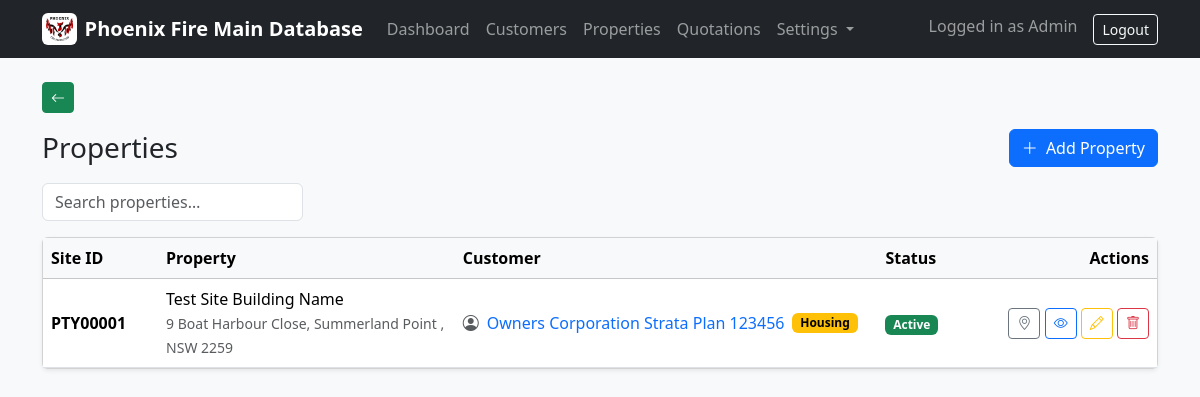
The app's page /properties/ (signed in) with its own data.
### company/models.py (models this page shows, shortened)
class ClientProfile(models.Model):
    company_logo = models.ImageField(upload_to="company/logo/", blank=True, null=True)
    legal_company_name = models.CharField(max_length=255, blank=True)
    trading_name = models.CharField(max_length=255, blank=True)
    company_address = models.TextField(blank=True)
    company_phone = models.CharField(max_length=50, blank=True)
    company_email = models.EmailField(blank=True)
    company_abn = models.CharField(max_length=50, blank=True)
    company_acn = models.CharField(max_length=50, blank=True)
    accounts_phone = models.CharField(max_length=50, blank=True)
    accounts_email = models.EmailField(blank=True)
    updated_at = models.DateTimeField(auto_now=True)
    class Meta:
        verbose_name = "Client Profile"
        verbose_name_plural = "Client Profile"
    @classmethod
    def get_solo(cls):
        obj, _ = cls.objects.get_or_create(pk=1)
        return obj

### properties/models.py (models this page shows, shortened)
class Property(models.Model):
    ACCESS_CHOICES = [
        ("unrestricted", "Unrestricted"),
        ("office", "Keys Held In Office"),
        ("key", "Keys Required"),
        ("site_contact", "Site Contact"),
        ("lock_box", "Lock Box Code"),
        ("other", "Other"),
    ]
    site_id = models.CharField(
        max_length=8,
        unique=True,
        editable=False,
        blank=True,
        db_index=True,
    )
    strata_plan = models.CharField(max_length=100, blank=True)
    sor_site_id = models.CharField(max_length=100, blank=True)
    building_name = models.CharField(max_length=200)
    street = models.CharField(max_length=200)
    city = models.CharField(max_length=100)
    state = models.CharField(max_length=50, blank=True)
    post_code = models.CharField(max_length=20, blank=True)
    active_status = models.BooleanField(default=True)
    customer = models.ForeignKey(
        Customer,
        on_delete=models.PROTECT,
        related_name="properties",
        null=True,
        blank=True,
    )
    fire_coordinator = models.CharField(max_length=150, blank=True)
    fire_coordinator_email = models.EmailField(blank=True)
    fire_coordinator_phone = models.CharField(max_length=50, blank=True)
    afss_due_date = models.DateField(null=True, blank=True)
    levels_above_ground = models.PositiveIntegerField(null=True, blank=True)
    levels_below_ground = models.PositiveIntegerField(null=True, blank=True)
    access_details = models.CharField(
        max_length=50,
        choices=ACCESS_CHOICES,
        blank=True,
    )
    access_code = models.CharField(max_length=50, blank=True)
    site_contact = models.CharField(max_length=150, blank=True)
    contact_phone = models.CharField(max_length=50, blank=True)
    site_notes = models.TextField(blank=True)
    technician_notes = models.TextField(blank=True)
    PREFIX = "PTY"
    PAD = 5

### customers/models.py (models this page shows, shortened)
class Customer(models.Model):
    TYPE_STRATA = "Strata"
    TYPE_GOV = "Government"
    TYPE_HOUSING = "Housing"
    TYPE_OTHER = "Other"
    CUSTOMER_TYPE_CHOICES = [
        (TYPE_STRATA, "Strata"),
        (TYPE_GOV, "Government"),
        (TYPE_HOUSING, "Housing"),
        (TYPE_OTHER, "Other"),
    ]
    customer_name = models.CharField(max_length=200)
    customer_address = models.TextField(blank=True, default="")
    billing_email = models.EmailField(blank=True, default="")
    add_email = models.EmailField(blank=True, default="")
    customer_main_phone = models.CharField(max_length=50, blank=True, default="")
    add_phone = models.CharField(max_length=50, blank=True, default="")
    customer_contact_name = models.CharField(max_length=200, blank=True, default="")
    customer_abn_acn = models.CharField(max_length=50, blank=True, default="")
    customer_type = models.CharField(
        max_length=20,
        choices=CUSTOMER_TYPE_CHOICES,
        default=TYPE_OTHER,
    )
    is_active = models.BooleanField(default=True)
    notes = models.TextField(blank=True, default="")
    created_at = models.DateTimeField(auto_now_add=True)
    class Meta:
        ordering = ["customer_name"]

### properties/views.py (the view, shortened to what this page needs)
# urls.py: path("", PropertyListView.as_view(), name="list"),
class PropertyListView(ListView):
    model = Property
    template_name = "properties/property_list.html"
    context_object_name = "items"
    def get_queryset(self):
        qs = Property.objects.select_related("customer").order_by("site_id")
        q = self.request.GET.get("q")
        return qs
    def get_context_data(self, **kwargs):
        context = super().get_context_data(**kwargs)
        context["q"] = self.request.GET.get("q", "")
        return context

### company/context_processors.py (called while the page is built)
def client_profile(request):
    try:
        return {"client_profile": ClientProfile.get_solo()}
    except Exception:
        return {"client_profile": None}

### templates/properties/property_list.html (shortened to what this page needs)
{% extends "base.html" %}
{% block content %}
<div class="d-flex justify-content-between align-items-center mb-3">
  <h1 class="h3 mb-0">Properties</h1>
  <a href="{% url 'properties:create' %}" class="btn btn-primary">
    <i class="bi bi-plus-lg me-1"></i>
    Add Property
  </a>
</div>
<div class="row mb-3">
  <div class="col-md-3">
    <input
      id="property-search"
      class="form-control"
      type="search"
      name="q"
      value="{{ q }}"
      placeholder="Search properties…"
      autocomplete="off"
      aria-label="Search properties"
    >
  </div>
</div>
<div class="card shadow-sm">
  <div class="table-responsive">
    <table class="table table-hover align-middle mb-0">
      <thead class="table-light">
        <tr>
          <th style="width:140px;">Site ID</th>
          <th style="width:500px;">Property</th>
          <th style="width:650px;">Customer</th>
          <th style="width:120px;">Status</th>
          <th class="text-end" style="width:300px;">Actions</th>
        </tr>
      </thead>
      <tbody id="property-table-body">
        {% for item in items %}
        <tr
          class="property-row"
          tabindex="0"
          data-view-url="{% url 'properties:detail' item.pk %}"
          data-edit-url="{% url 'properties:update' item.pk %}"
          data-delete-url="{% url 'properties:delete' item.pk %}"
          aria-label="Property row {{ item.site_id }}"
        >
          <td class="fw-semibold">
              {{ item.site_id }}
          </td>
          <td>
            {{ item.building_name }}<br>
            <small class="text-muted">
              {{ item.street }}, {{ item.city }}
              {% if item.state %}, {{ item.state }}{% endif %}
              {% if item.post_code %} {{ item.post_code }}{% endif %}
            </small>
          </td>
          <td class="text-wrap">
            {% if item.customer %}
              <div class="d-flex align-items-center gap-2">
                <i class="bi bi-person-circle text-muted"></i>
                <a
                  href="{% url 'customers:detail' item.customer.pk %}"
                  class="text-decoration-none"
                  target="_blank"
                  rel="noopener noreferrer"
                  data-bs-toggle="tooltip"
                  title="Open customer details in new tab"
                >
                  {{ item.customer.customer_name }}
                </a>
                {% if item.customer.customer_type %}
                  {% if item.customer.customer_type == "Strata" %}
                    <span class="badge text-bg-info">Strata</span>
                  {% elif item.customer.customer_type == "Government" %}
                    <span class="badge text-bg-primary">Government</span>
                  {% elif item.customer.customer_type == "Housing" %}
                    <span class="badge text-bg-warning">Housing</span>
                  {% else %}
                    <span class="badge text-bg-secondary">{{ item.customer.customer_type }}</span>
                  {% endif %}
                {% endif %}
              </div>
            {% else %}
              <span class="text-muted">—</span>
            {% endif %}
          </td>
          <td>
            {% if item.active_status %}
              <span class="badge bg-success">Active</span>
            {% else %}
              <span class="badge bg-secondary">Inactive</span>
            {% endif %}
          </td>
          <td class="text-end">
            <a
              class="btn btn-outline-secondary btn-sm"
              href="https://www.google.com/maps/search/?api=1&query={{ item.street|urlencode }}+{{ item.city|urlencode }}+{{ item.state|urlencode }}+{{ item.post_code|urlencode }}"
              target="_blank"
              rel="noopener noreferrer"
              data-bs-toggle="tooltip"
              title="Open property in Google Maps"
              aria-label="Open property in Google Maps"
            >
              <i class="bi bi-geo-alt"></i>
            </a>
            <a
              class="btn btn-outline-primary btn-sm"
              href="{% url 'properties:detail' item.pk %}"
              data-bs-toggle="tooltip"
              title="View property details (V)"
              aria-label="View property details"
            >
              <i class="bi bi-eye"></i>
            </a>
            <a
              class="btn btn-outline-warning btn-sm"
              href="{% url 'properties:update' item.pk %}"
              data-bs-toggle="tooltip"
              title="Edit property (E)"
              aria-label="Edit property"
            >
              <i class="bi bi-pencil"></i>
            </a>
            <button
              type="button"
              class="btn btn-outline-danger btn-sm delete-btn"
              data-bs-toggle="popover"
              data-delete-url="{% url 'properties:delete' item.pk %}"
              title="Confirm delete"
              aria-label="Delete property"
            >
              <i class="bi bi-trash"></i>
            </button>
          </td>
        </tr>
        {% empty %}
        <tr>
          <td colspan="5" class="text-center text-muted py-4">
            No properties found.
          </td>
        </tr>
        {% endfor %}
      </tbody>
    </table>
  </div>
</div>
{% endblock %}

### templates/base.html (shortened to what this page needs)
<!doctype html>
<html lang="en">
<head>
  <link href="https://cdn.jsdelivr.net/npm/bootstrap@5.3.3/dist/css/bootstrap.min.css" rel="stylesheet">
  <link rel="stylesheet" href="https://cdn.jsdelivr.net/npm/bootstrap-icons@1.11.3/font/bootstrap-icons.min.css">
</head>
<body class="bg-light">
<nav class="navbar navbar-expand-lg navbar-dark bg-dark">
  <div class="container">
    <a class="navbar-brand fw-semibold d-flex align-items-center gap-2"
       href="{% url 'dashboard' %}">
      {% if client_profile and client_profile.company_logo %}
        <img src="{{ client_profile.company_logo.url }}"
             alt="Company Logo"
             style="height:32px;width:auto;"
             class="rounded bg-white p-1">
      {% endif %}
      <span>Phoenix Fire Main Database</span>
    </a>
    <div class="collapse navbar-collapse" id="mainNav">
      <ul class="navbar-nav me-auto">
        <li class="nav-item">
          <a class="nav-link" href="{% url 'dashboard' %}">Dashboard</a>
        </li>
        <li class="nav-item">
          <a class="nav-link" href="{% url 'customers:list' %}">Customers</a>
        </li>
        <li class="nav-item">
          <a class="nav-link" href="{% url 'properties:list' %}">Properties</a>
        </li>
        <li class="nav-item">
          <a class="nav-link" href="{% url 'quotations:list' %}">Quotations</a>
        </li>
        <li class="nav-item dropdown">
          <a class="nav-link dropdown-toggle" href="#" id="settingsDropdown"
             role="button" data-bs-toggle="dropdown">
            Settings
          </a>
        </li>
      </ul>
      <ul class="navbar-nav">
        {% if user.is_authenticated %}
          <li class="nav-item">
            <span class="navbar-text me-3">
              Logged in as {{ user.username }}
            </span>
          </li>
          <li class="nav-item">
            <a class="btn btn-outline-light btn-sm" href="/admin/logout/">Logout</a>
          </li>
        {% else %}
          <li class="nav-item">
            <a class="btn btn-outline-light btn-sm" href="/admin/login/">Login</a>
          </li>
        {% endif %}
      </ul>
    </div>
  </div>
</nav>
<main class="container my-4 page-wrap">
  <div class="mb-3 no-print">
    <button type="button"
            class="btn btn-back btn-sm"
            onclick="goBackAnimated()"
            title="Back">
      <i class="bi bi-arrow-left"></i>
    </button>
  </div>
  {% block content %}{% endblock %}
</main>
</body>
</html>

### templates/base.html (style rules this page uses)
.page-wrap { animation: pageEnter 160ms ease-out; }
.btn-back, a.btn-back, button.btn-back { background-color: var(--bs-success) !important; border-color: var(--bs-success) !important; color: #fff !important; }

### records on screen
ClientProfile: company_logo (picture)
Property: site_id "PTY00001", building_name "Test Site Building Name", street "9 Boat Harbour Close", city "Summerland Point", state "NSW", post_code "2259", customer.customer_name "Owners Corporation Strata Plan 123456", shows "Housing", active_status "Active"

### other values on screen
{{ user.username }} "Admin"
